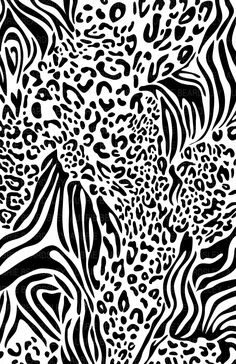
#> input picture particle.jpg, 236 x 364 px
$ python Hafta-6-morfoloijkIslemler.py
#> lines starting #> are read from the running program, lines starting #| are printed output that depends on the picture
import cv2
import numpy

imgOrijinal = cv2.imread("particle.jpg", cv2.IMREAD_GRAYSCALE)
#> imgOrijinal is the input picture: shape (364, 236); min 0, max 255, mean 136.5
imgTersi = cv2.bitwise_not(imgOrijinal)
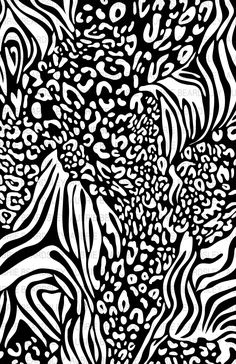
#> imgTersi: shape (364, 236); min 0, max 255, mean 118.5

# 1'ler olusan 5'e 5'lik bir matrix olusturalim.
maske = numpy.ones((2,2), numpy.uint8)

# iterations: Resmin kac kere asinacagini belirtir.
imgAsindirma = cv2.erode(imgOrijinal, maske, iterations=1)
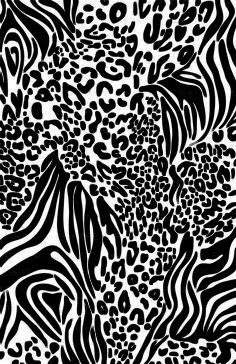
#> imgAsindirma: shape (364, 236); min 0, max 255, mean 95.2
imgDilated = cv2.dilate(imgOrijinal, maske, iterations=1)
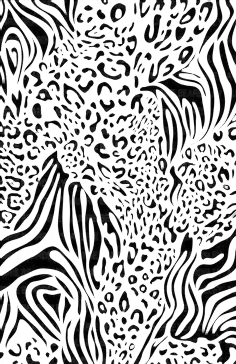
#> imgDilated: shape (364, 236); min 0, max 255, mean 175.4
imgOpened = cv2.morphologyEx(imgOrijinal, cv2.MORPH_OPEN, maske)
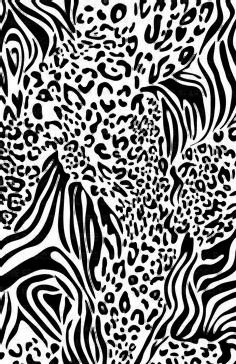
#> imgOpened: shape (364, 236); min 0, max 255, mean 131.5
imgClosed = cv2.morphologyEx(imgOrijinal, cv2.MORPH_CLOSE, maske)
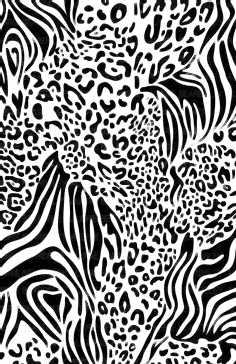
#> imgClosed: shape (364, 236); min 0, max 255, mean 141.1

cv2.imshow("ORIJINAL", imgOrijinal)
cv2.imshow("ASINDIRMA", imgAsindirma)
cv2.imshow("GENISLETILMIS", imgDilated)
cv2.imshow("ACMA", imgOpened)
cv2.imshow("KAPAMA", imgClosed)
cv2.waitKey(0)
cv2.destroyAllWindows()

$ run again, with beyinTumoru.jpg copied over particle.jpg
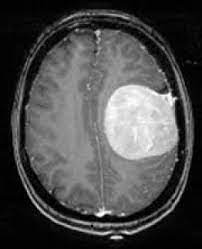
#> input picture beyinTumoru.jpg, 202 x 249 px
#> imgOrijinal is the input picture: shape (249, 202); min 0, max 255, mean 75.9
#> `imgTersi = cv2.bitwise_not(imgOrijinal)`:
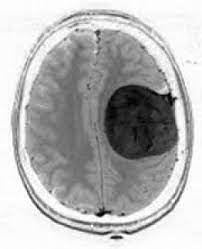
#> imgTersi: shape (249, 202); min 0, max 255, mean 179.1
#> `imgOpened = cv2.morphologyEx(imgOrijinal, cv2.MORPH_OPEN, maske)`:
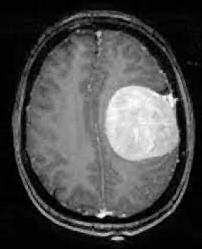
#> imgOpened: shape (249, 202); min 0, max 254, mean 74.8

$ run again, with kameraman.jpg copied over particle.jpg
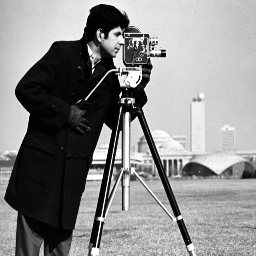
#> input picture kameraman.jpg, 256 x 256 px
#> imgOrijinal is the input picture: shape (256, 256); min 0, max 255, mean 138.5
#> `imgTersi = cv2.bitwise_not(imgOrijinal)`:
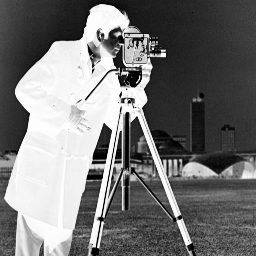
#> imgTersi: shape (256, 256); min 0, max 255, mean 116.5
#> `imgClosed = cv2.morphologyEx(imgOrijinal, cv2.MORPH_CLOSE, maske)`:
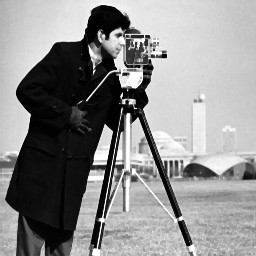
#> imgClosed: shape (256, 256); min 0, max 255, mean 141.3
